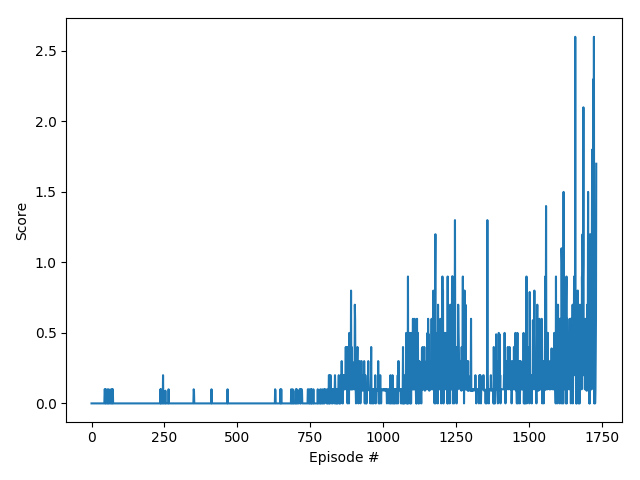

This figure's Python source:
from unityagents import UnityEnvironment
import numpy as np

env = UnityEnvironment(file_name="/home/arjun/Documents/Udacity/Deep_RL/deep-reinforcement-learning/p3_collab-compet/Tennis_Linux/Tennis.x86_64")

# get the default brain
brain_name = env.brain_names[0]
brain = env.brains[brain_name]

# reset the environment
env_info = env.reset(train_mode=True)[brain_name]

# number of agents
num_agents = len(env_info.agents)
print('Number of agents:', num_agents)

# size of each action
action_size = brain.vector_action_space_size
print('Size of each action:', action_size)

# examine the state space
states = env_info.vector_observations
print(states)
state_size = states.shape[1]


import torch
from collections import deque
import matplotlib.pyplot as plt

from agent import Agents

agents = Agents(state_size=state_size,
                action_size=action_size,
                num_agents=num_agents,
                random_seed=0)


def maddpg(n_episodes=5000, max_t=1000):
    scores = []
    scores_window = deque(maxlen=100)  # last 100 scores
    for i_episode in range(1, n_episodes + 1):
        env_info = env.reset(train_mode=True)[brain_name]
        state = env_info.vector_observations
        agents.reset()
        score = np.zeros(num_agents)
        for t in range(max_t):
            action = agents.act(state)
            env_info = env.step(action)[brain_name]  # send the action to the environment
            next_state = env_info.vector_observations  # get the next state
            reward = env_info.rewards  # get the reward
            done = env_info.local_done  # see if episode has finished

            agents.step(state, action, reward, next_state, done)
            state = next_state
            score += reward
            if np.any(done):
                break
        scores_window.append(np.max(score))  # save most recent score
        scores.append(np.max(score))  # save most recent score
        print('\rEpisode {}\tAverage Score: {:.2f}'.format(i_episode, np.mean(scores_window)), end="")
        if i_episode % 100 == 0:
            print('\rEpisode {}\tAverage Score: {:.2f}'.format(i_episode, np.mean(scores_window)))
        if np.mean(scores_window) >= 0.5 and len(scores_window) >= 100:
            print('\nEnvironment solved in {:d} episodes!\tAverage Score: {:.2f}'.format(i_episode - 100,
                                                                                         np.mean(scores_window)))
            torch.save(agents.actor1_local.state_dict(), 'checkpoint_actor1.pth')
            torch.save(agents.actor2_local.state_dict(), 'checkpoint_actor2.pth')
            torch.save(agents.critic_local.state_dict(), 'checkpoint_critic.pth')
            break
    return scores

scores = maddpg()

# plot the scores
fig = plt.figure()
ax = fig.add_subplot(111)
plt.plot(np.arange(len(scores)), scores)
plt.ylabel('Score')
plt.xlabel('Episode #')
plt.show()
